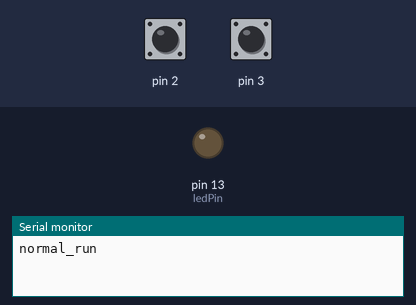
A sketch run on a simulated Arduino Uno, built with avr-gcc and run on an emulated ATmega328P. Shown: output pins drawn as LEDs (lit = HIGH), the last lines printed to the serial monitor. Inputs (shaded band) come from the test bench; at power-on: pin 3 HIGH, pin 2 HIGH.

Above: at 1.2 s.
1.3 s: pin 3 pulled LOW for 1 s
At 3.6 s:
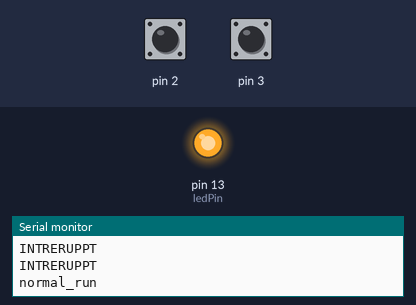
5.3 s: pin 3 pulled LOW for 3.2 s
At 6.4 s:
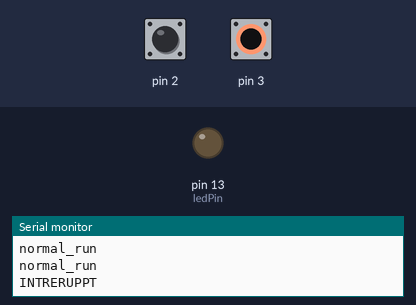
11.5 s: pin 2 pulled LOW for 1 s
At 13.7 s:
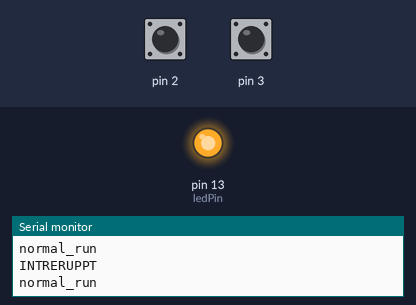
Timing chart, 0 to 15.5 s (numbered marks = the images above; inputs shaded):
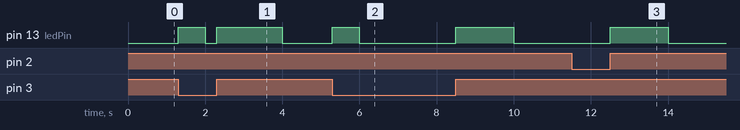

Measured:
- after the input at 1.3 s, pin 13 (ledPin): LOW → HIGH at once, → LOW 0.70 s later, → HIGH 0.30 s later, → LOW 1.7 s later
- after the input at 5.3 s, pin 13 (ledPin): LOW → HIGH at once, → LOW 0.70 s later, → HIGH 2.5 s later, → LOW 1.5 s later
- after the input at 11.5 s, pin 13 (ledPin): LOW → HIGH after 1.0 s, → LOW 1.5 s later

The sketch:

interrupt_nano.ino
```cpp
#include <Arduino.h>
//void ICACHE_RAM_ATTR ISRoutine (); only esp8266
void ISRoutine() {
  Serial.println("INTRERUPPT");
  digitalWrite(LED_BUILTIN, 1);
}

void setup() {
  Serial.begin(115200);
  pinMode(2, INPUT_PULLUP);
  pinMode(3, INPUT_PULLUP);
  pinMode(LED_BUILTIN, OUTPUT);
  attachInterrupt(digitalPinToInterrupt(2), ISRoutine, RISING);
  attachInterrupt(digitalPinToInterrupt(3), ISRoutine, CHANGE);
}

void loop() {
  digitalWrite(LED_BUILTIN, 0);
  delay(1000);
  Serial.println("normal_run");
  delay(1000);
}
```

blink+serial+adc.cpp
```cpp
#include <Arduino.h>

const int ledPin = 13;
const int adcPin = A0;

void setup() {
  pinMode(ledPin, OUTPUT);
  Serial.begin(115200);
}

void loop() {
  digitalWrite(ledPin, HIGH);
  Serial.println("LED is ON");
  int adcValue = analogRead(adcPin);
  Serial.print("ADC Value: ");
  Serial.println(adcValue);
  delay(1000);

  digitalWrite(ledPin, LOW);
  Serial.println("LED is OFF");
  delay(1000);
}
```
